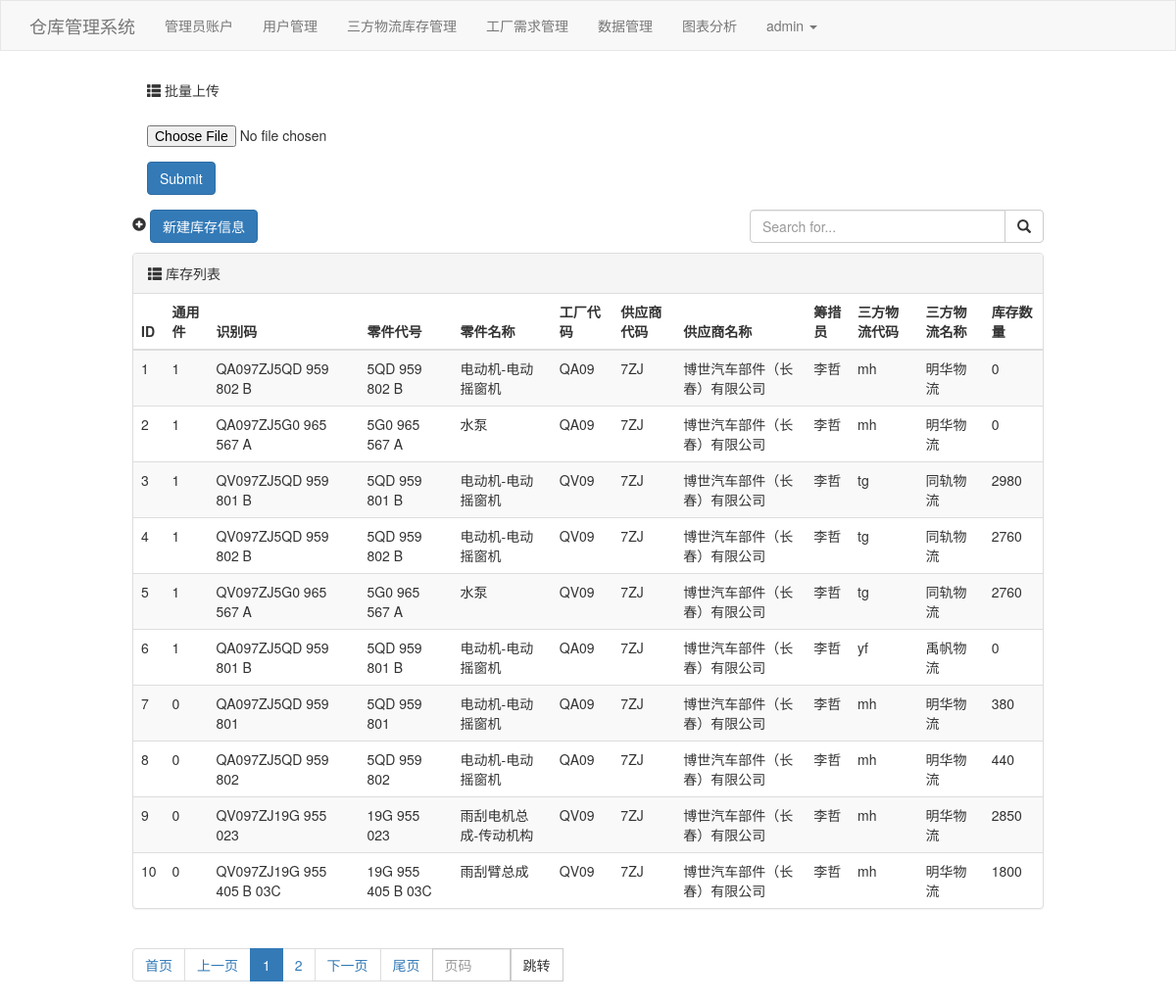
The page /tpl/list/ on the database its author committed.
### web01/models.py (models this page shows)
class ThirdPartyLogisticsPartsData(models.Model):
    universal_choices = (
        (0, "非通用件"),
        (1, "通用件"),
    )
    part_universal = models.SmallIntegerField(verbose_name='通用件', choices=universal_choices)
    identify_code = models.CharField(verbose_name='识别码(工厂+供应商代码+零件号)', max_length=32)
    part_code = models.CharField(verbose_name='零件代号', max_length=24)
    part_name = models.CharField(verbose_name='零件名称', max_length=24)
    plant_code = models.CharField(verbose_name='工厂代码', max_length=16)
    supply_code = models.CharField(verbose_name='供应商代码', max_length=16)
    supply_name = models.CharField(verbose_name='供应商名称', max_length=16)
    person_purchase = models.CharField(verbose_name='筹措员', max_length=16)
    tpl_code = models.CharField(verbose_name='三方物流代码', max_length=16)
    tpl_name = models.CharField(verbose_name='三方物流名称', max_length=32)
    parts_num = models.BigIntegerField(verbose_name="库存数量", null=True, default=None)

### web01/views/tpl.py (the view)
# urls.py: path('tpl/list/', tpl.tpl_list),
def tpl_list(request):
    queryset = models.ThirdPartyLogisticsPartsData.objects.all()
    page_object = Pagination(request, queryset)
    search_data = ""
    context = {
        "queryset": page_object.page_queryset,
        "page_string": page_object.page_html(),
        "search_data": search_data
    }
    return render(request, "tpl_list.html", context)

### web01/templates/tpl_list.html (shortened to what this page needs)
{% extends 'layout.html' %}
{% block content %}
<div class="container" style="width:80%">
    <div style="margin-bottom: 10px" class="clearfix">
        <div class="panel-heading">
            <span class="glyphicon glyphicon-th-list" aria-hidden="true"></span>
            批量上传
        </div>
          <div class="panel-body">
              <form method="post" enctype="multipart/form-data" action="/tpl/multi/">
                  <div class="form-group">
                    <input type="file" name="exc">
                  </div>
                <input class="btn btn-primary" type="submit">
              </form>
            </div>
        <span class="glyphicon glyphicon-plus-sign" aria-hidden="true"></span>
        <a class="btn btn-primary" href="/admin/add/">新建库存信息</a>
        <div style="float: right;width: 300px">
            <form method="get">
                <div class="input-group">
                    <input type="text" class="form-control" placeholder="Search for..." name="q"
                           value="{{ search_data }}">
                    <span class="input-group-btn">
                    <button class="btn btn-default" type="submit">
                          <span class="glyphicon glyphicon-search" aria-hidden="true"></span>
                    </button>
                </span>
                </div>
            </form>
        </div>
    </div>
    <div class="panel panel-default ">
        <div class="panel-heading">
            <span class="glyphicon glyphicon-th-list" aria-hidden="true"></span>
            库存列表
        </div>
        <table class="table table-striped " >
            <thead>
            <tr>
                <th>ID</th>
                <th>通用件</th>
                <th>识别码</th>
                <th>零件代号</th>
                <th>零件名称</th>
                <th>工厂代码</th>
                <th>供应商代码</th>
                <th>供应商名称</th>
                <th>筹措员</th>
                <th>三方物流代码</th>
                <th>三方物流名称</th>
                <th>库存数量</th>
            </tr>
            </thead>
            <tbody>
            {% for obj in queryset %}
            <tr>
                <td>{{ obj.id}}</td>
                <td>{{ obj.part_universal}}</td>
                <td>{{ obj.identify_code}}</td>
                <td>{{ obj.part_code }}</td>
                <td>{{ obj.part_name }}</td>
                <td>{{ obj.plant_code }}</td>
                <td>{{ obj.supply_code }}</td>
                <td>{{ obj.supply_name }}</td>
                <td>{{ obj.person_purchase }}</td>
                <td>{{ obj.tpl_code }}</td>
                <td>{{ obj.tpl_name }}</td>
                <td>{{ obj.parts_num }}</td>
            </tr>
            {% endfor %}
            </tbody>
        </table>
    </div>
    <ul class="pagination">
        {{ page_string }}
    </ul>
</div>
{% endblock %}

### web01/templates/layout.html (shortened to what this page needs)
<!DOCTYPE html>
{% load static %}
<html lang="en">
<head>
    <link rel="stylesheet" href="{% static 'plugins/bootstrap/css/bootstrap.min.css' %}">
</head>
<body>
<nav class="navbar navbar-default">
    <div class="container">
        <div class="navbar-header">
            <a class="navbar-brand" href="/login/">仓库管理系统</a>
        </div>
        <div class="collapse navbar-collapse" id="bs-example-navbar-collapse-1">
            <ul class="nav navbar-nav">
                <li><a href="/admin/list/">管理员账户</a></li>
                <li><a href="#">用户管理</a></li>
                <li><a href="/tpl/list/">三方物流库存管理</a></li>
                <li><a href="/fpl/list/">工厂需求管理</a></li>
                <li><a href="/data/search/">数据管理</a></li>
                <li><a href="/chart/list/">图表分析</a></li>
            </ul>
            <ul class="nav navbar-nav navbar-rig    ht">
                <li class="dropdown">
                    <a href="#" class="dropdown-toggle" data-toggle="dropdown" role="button" aria-haspopup="true"
                       aria-expanded="false">admin <span class="caret"></span></a>
                </li>
            </ul>
        </div>
    </div>
</nav>
<div>
    {% block content %}{% endblock %}
</div>
</body>
</html>

### web01/templates/layout.html (style rules this page uses)
.navbar { border-radius: 0; }

### rows shown on the page
ThirdPartyLogisticsPartsData: id "1", part_universal "1", identify_code "QA097ZJ5QD 959 802 B", part_code "5QD 959 802 B", part_name "电动机-电动摇窗机", plant_code "QA09", supply_code "7ZJ", supply_name "博世汽车部件（长春）有限公司", person_purchase "李哲", tpl_code "mh", tpl_name "明华物流", parts_num "0"
ThirdPartyLogisticsPartsData: id "2", part_universal "1", identify_code "QA097ZJ5G0 965 567 A", part_code "5G0 965 567 A", part_name "水泵", plant_code "QA09", supply_code "7ZJ", supply_name "博世汽车部件（长春）有限公司", person_purchase "李哲", tpl_code "mh", tpl_name "明华物流", parts_num "0"
ThirdPartyLogisticsPartsData: id "3", part_universal "1", identify_code "QV097ZJ5QD 959 801 B", part_code "5QD 959 801 B", part_name "电动机-电动摇窗机", plant_code "QV09", supply_code "7ZJ", supply_name "博世汽车部件（长春）有限公司", person_purchase "李哲", tpl_code "tg", tpl_name "同轨物流", parts_num "2980"
ThirdPartyLogisticsPartsData: id "4", part_universal "1", identify_code "QV097ZJ5QD 959 802 B", part_code "5QD 959 802 B", part_name "电动机-电动摇窗机", plant_code "QV09", supply_code "7ZJ", supply_name "博世汽车部件（长春）有限公司", person_purchase "李哲", tpl_code "tg", tpl_name "同轨物流", parts_num "2760"
ThirdPartyLogisticsPartsData: id "5", part_universal "1", identify_code "QV097ZJ5G0 965 567 A", part_code "5G0 965 567 A", part_name "水泵", plant_code "QV09", supply_code "7ZJ", supply_name "博世汽车部件（长春）有限公司", person_purchase "李哲", tpl_code "tg", tpl_name "同轨物流", parts_num "2760"
ThirdPartyLogisticsPartsData: id "6", part_universal "1", identify_code "QA097ZJ5QD 959 801 B", part_code "5QD 959 801 B", part_name "电动机-电动摇窗机", plant_code "QA09", supply_code "7ZJ", supply_name "博世汽车部件（长春）有限公司", person_purchase "李哲", tpl_code "yf", tpl_name "禹帆物流", parts_num "0"
ThirdPartyLogisticsPartsData: id "7", part_universal "0", identify_code "QA097ZJ5QD 959 801", part_code "5QD 959 801", part_name "电动机-电动摇窗机", plant_code "QA09", supply_code "7ZJ", supply_name "博世汽车部件（长春）有限公司", person_purchase "李哲", tpl_code "mh", tpl_name "明华物流", parts_num "380"
ThirdPartyLogisticsPartsData: id "8", part_universal "0", identify_code "QA097ZJ5QD 959 802", part_code "5QD 959 802", part_name "电动机-电动摇窗机", plant_code "QA09", supply_code "7ZJ", supply_name "博世汽车部件（长春）有限公司", person_purchase "李哲", tpl_code "mh", tpl_name "明华物流", parts_num "440"
ThirdPartyLogisticsPartsData: id "9", part_universal "0", identify_code "QV097ZJ19G 955 023", part_code "19G 955 023", part_name "雨刮电机总成-传动机构", plant_code "QV09", supply_code "7ZJ", supply_name "博世汽车部件（长春）有限公司", person_purchase "李哲", tpl_code "mh", tpl_name "明华物流", parts_num "2850"
ThirdPartyLogisticsPartsData: id "10", part_universal "0", identify_code "QV097ZJ19G 955 405 B 03C", part_code "19G 955 405 B 03C", part_name "雨刮臂总成", plant_code "QV09", supply_code "7ZJ", supply_name "博世汽车部件（长春）有限公司", person_purchase "李哲", tpl_code "mh", tpl_name "明华物流", parts_num "1800"
